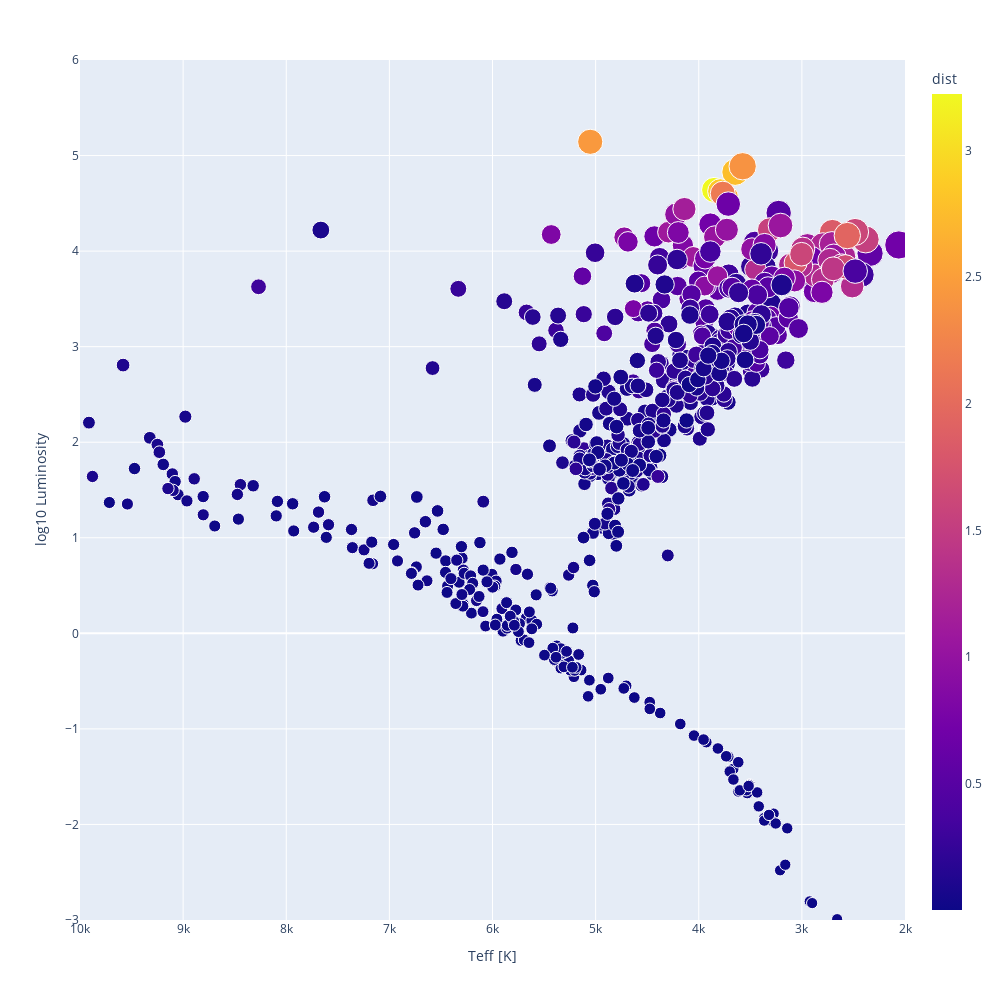

Write notebook code for a chart like this one.
### Code cell
fig = px.scatter(
    df,
    x="Teff [K]",
    y="log_lum",
    size="size",
    hover_name="Main ID",
    hover_data=["Exoplanet Host?", "Spectral Type", "ra_deg", "dec_deg"],
    color="dist",
    width=1000,
    height=1000,
    opacity=1,
    labels={"log_lum": r"log10 Luminosity"},
)

# Set x and y limits
fig.update_xaxes(range=[10000, 2000])
fig.update_yaxes(range=[-3, 6])

### Figure 1 — Plotly figure (JSON) as saved in the notebook; plotly's stock layout.template omitted (floating-point values rounded to 4 significant figures; data arrays with more than 128 entries replaced by an {"elided": "..."} marker saying what was removed)
{"data": [{"customdata": {"elided": "691x4 mixed values"}, "hovertemplate": "<b>%{hovertext}</b><br><br>Teff [K]=%{x}<br>log10 Luminosity=%{y}<br>size=%{marker.size}<br>Exoplanet Host?=%{customdata[0]}<br>Spectral Type=%{customdata[1]}<br>ra_deg=%{customdata[2]}<br>dec_deg=%{customdata[3]}<br>dist=%{marker.color}<extra></extra>", "hovertext": {"elided": "691 str values"}, "legendgroup": "", "marker": {"color": {"elided": "691 float values"}, "coloraxis": "coloraxis", "opacity": 1, "size": {"elided": "691 float values"}, "sizemode": "area", "sizeref": 0.8529, "symbol": "circle"}, "mode": "markers", "name": "", "orientation": "v", "showlegend": false, "type": "scatter", "x": {"elided": "691 float values"}, "xaxis": "x", "y": {"elided": "691 float values"}, "yaxis": "y"}], "layout": {"coloraxis": {"colorbar": {"title": {"text": "dist"}}, "colorscale": [[0, "#0d0887"], [0.1111, "#46039f"], [0.2222, "#7201a8"], [0.3333, "#9c179e"], [0.4444, "#bd3786"], [0.5556, "#d8576b"], [0.6667, "#ed7953"], [0.7778, "#fb9f3a"], [0.8889, "#fdca26"], [1, "#f0f921"]]}, "height": 1000, "legend": {"itemsizing": "constant", "tracegroupgap": 0}, "margin": {"t": 60}, "width": 1000, "xaxis": {"anchor": "y", "domain": [0, 1], "range": [10000, 2000], "title": {"text": "Teff [K]"}}, "yaxis": {"anchor": "x", "domain": [0, 1], "range": [-3, 6], "title": {"text": "log10 Luminosity"}}}}
